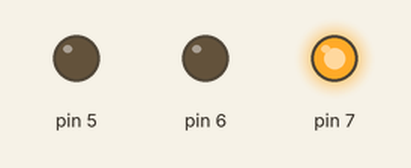
Recording of a sketch running on a simulated Arduino Uno, built with avr-gcc and run on an emulated ATmega328P. On the bench: output pins drawn as LEDs (lit = HIGH).

Above: at 2.5 s.
At 6.5 s:
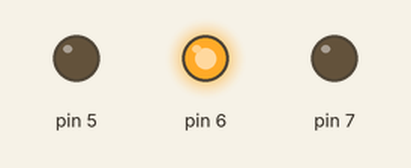
At 10.5 s:
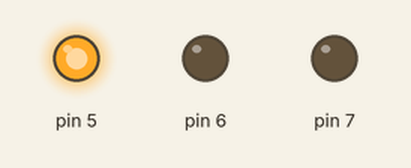
Timing chart, 0 to 16.9 s (numbered marks = the images above):
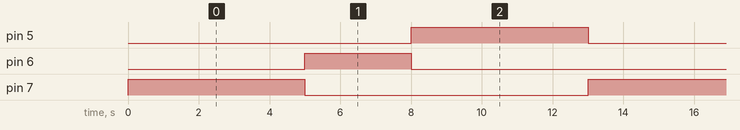

The sketch:

sketch_dec18a.ino
```cpp
void setup()
{
  pinMode(5, OUTPUT);
  pinMode(6, OUTPUT);
  pinMode(7, OUTPUT);
}

void loop()
{
  digitalWrite(5, LOW);
  digitalWrite(6, LOW);
  digitalWrite(7, HIGH);
  delay(5000); // Wait for 5000 millisecond(s)
  digitalWrite(5, LOW);
  digitalWrite(6, HIGH);
  digitalWrite(7, LOW);
  delay(3000); // Wait for 3000 millisecond(s)
  digitalWrite(5, HIGH);
  digitalWrite(6, LOW);
  digitalWrite(7, LOW);
  delay(5000); // Wait for 5000 millisecond(s)
}
```

Measured:
- by itself, pin 5, pin 7: alternates HIGH for 5.0 s and LOW for 8.0 s
- by itself, pin 6: alternates HIGH for 3.0 s and LOW for 10.0 s
- by itself, everything shown: repeats every 13.0 s, in 3 steps
